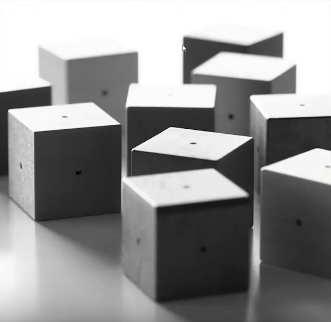
//> input picture visaoComputacional/Tarefa01/cubosCreto.png, 331 x 322 px
$ ./main   (built with g++ and OpenCV 4)
//> lines starting //> are read from the running program, lines starting //| are printed output that depends on the picture
#include <opencv2/highgui.hpp>
#include <opencv2/imgcodecs.hpp>
#include <opencv2/opencv.hpp>
#include <iostream>
#include <math.h>

using namespace std;
using namespace cv;

int main(int argc, char** argv){
    Mat inputImage;
    Mat outputImage;
    int rows;
    int columns;
    int option;

    inputImage = imread("cubosCreto.png",CV_LOAD_IMAGE_GRAYSCALE);
//> inputImage: 322 rows x 331 cols, CV_8UC1; min 4, max 255, mean 145.2
    outputImage = Mat::zeros(Size(inputImage.cols,inputImage.rows),CV_8UC1);

    if(!inputImage.data){
        cout << "Tem imagem não cara" << endl;
        return -1;
    }


    //Função nativa no openCV para criar bordas
    //copyMakeBorder(src, output, top, bottom, left, right, Border_Type = Border_Constant, grayScale color)
    copyMakeBorder(inputImage, inputImage, 1,1,1,1, BORDER_CONSTANT,0);
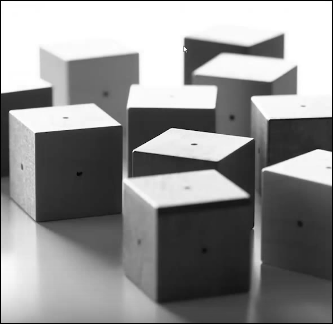
//> inputImage: 324 rows x 333 cols, CV_8UC1; min 0, max 255, mean 143.4

    //Armazena número de linhas e colunas após adição da borda
    rows = inputImage.rows;
//> rows = 324
    columns = inputImage.cols;
//> columns = 333


    cout << "Para Box Blur digite 1 (Calculo com os pixel imediatamente a esquerda, direita, cima e abaixo)" << "\n";
    cout << "Para filtro gauseano digite 2 (Calculo com todos os pixels ao redor)" << "\n";
    cout << "Para Sharppen Effect, digite 3" << "\n";
    cout << "Para Edge Detection, digite 4" << "\n";
    cout << "Para máscara passada pelo Creto, digite 5" << "\n";
    cout << "Para filtro, digite 6" << "\n";
    cin >> option;
//> the answer given: 1

    if(option == 1){
        for(int i = 1; i < rows -1; i++){
            for(int j = 1; j < columns -1; j++){
                outputImage.at<uchar>(i-1,j-1) = abs(((int)inputImage.at<uchar>(i-1,j) + (int)inputImage.at<uchar>(i+1,j) +
                                        (int)inputImage.at<uchar>(i,j-1) + (int)inputImage.at<uchar>(i,j+1))/4);
            }
        }
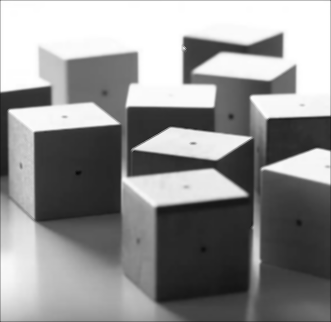
//> outputImage: 322 rows x 331 cols, CV_8UC1; min 8, max 255, mean 144.4
    }
    else if(option == 2){
        for(int i = 1; i < rows -1; i++){
            for(int j = 1; j < columns -1; j++){
                outputImage.at<uchar>(i-1,j-1) = abs(((int)inputImage.at<uchar>(i-1,j+1) + ((int)inputImage.at<uchar>(i,j+1)*2) +
                                        (int)inputImage.at<uchar>(i+1,j+1) + ((int)inputImage.at<uchar>(i-1,j)*2) +
                                        ((int)inputImage.at<uchar>(i,j)*4)+ ((int)inputImage.at<uchar>(i+1,j)*2) +
                                        (int)inputImage.at<uchar>(i-1,j-1) + ((int)inputImage.at<uchar>(i,j-1)*2)+
                                        (int)inputImage.at<uchar>(i+1,j-1)) / 16);
            }
        }
    }
    //Sharppen Effect
    else if(option == 3){
        for(int i = 1; i < rows-1; i++){
            for(int j = 1; j < columns-1; j++){
                outputImage.at<uchar>(i-1,j-1) = abs(5*(int)inputImage.at<uchar>(i,j) - (int)inputImage.at<uchar>(i-1,j) -
                                        (int)inputImage.at<uchar>(i+1,j) - (int)inputImage.at<uchar>(i,j-1) -
                                        (int)inputImage.at<uchar>(i,j+1));
            }
        }
    }
    //Edge Detection
    else if(option == 4){
        for(int i = 1; i < rows-1; i++){
            for(int j = 1; j < columns-1; j++){
                outputImage.at<uchar>(i-1,j-1) = abs((int)inputImage.at<uchar>(i-1,j) - (int)inputImage.at<uchar>(i,j-1) +
                                        (int)inputImage.at<uchar>(i,j+1) -(int)inputImage.at<uchar>(i+1,j));
            }
        }
    }
    else if(option == 5){
        for(int i = 1; i < rows - 1; i++){
            for(int j = 1; j < columns - 1; j++){
                outputImage.at<uchar>(i-1,j-1) = (abs((static_cast<int>(inputImage.at<uchar>(i+1,j))/2) - (static_cast<int>(inputImage.at<uchar>(i-1,j))/2) +
                                                abs((static_cast<int>(inputImage.at<uchar>(i,j+1))/2) - (static_cast<int>(inputImage.at<uchar>(i,j-1))/2))));
            }
        }
    }
    else if(option == 6){
        for(int i = 1; i < rows-1; i++){
            for(int j = 1; j < columns-1; j++){
                outputImage.at<uchar>(i-1,j-1) = ((int)inputImage.at<uchar>(i-1,j) - (int)inputImage.at<uchar>(i,j-1) +
                                        (int)inputImage.at<uchar>(i,j+1) -(int)inputImage.at<uchar>(i+1,j));
            }
        }
    }
    else{
        cout << "Opção inexistente, tente de novo!" << "\n";
    }


    //Cria a Janela
    namedWindow("Janela Incrivel", WINDOW_AUTOSIZE);
    imshow("Janela Incrivel", inputImage);

    imshow("Janela Incrivel (alterada)", outputImage);

    waitKey();

    return 0;
}
